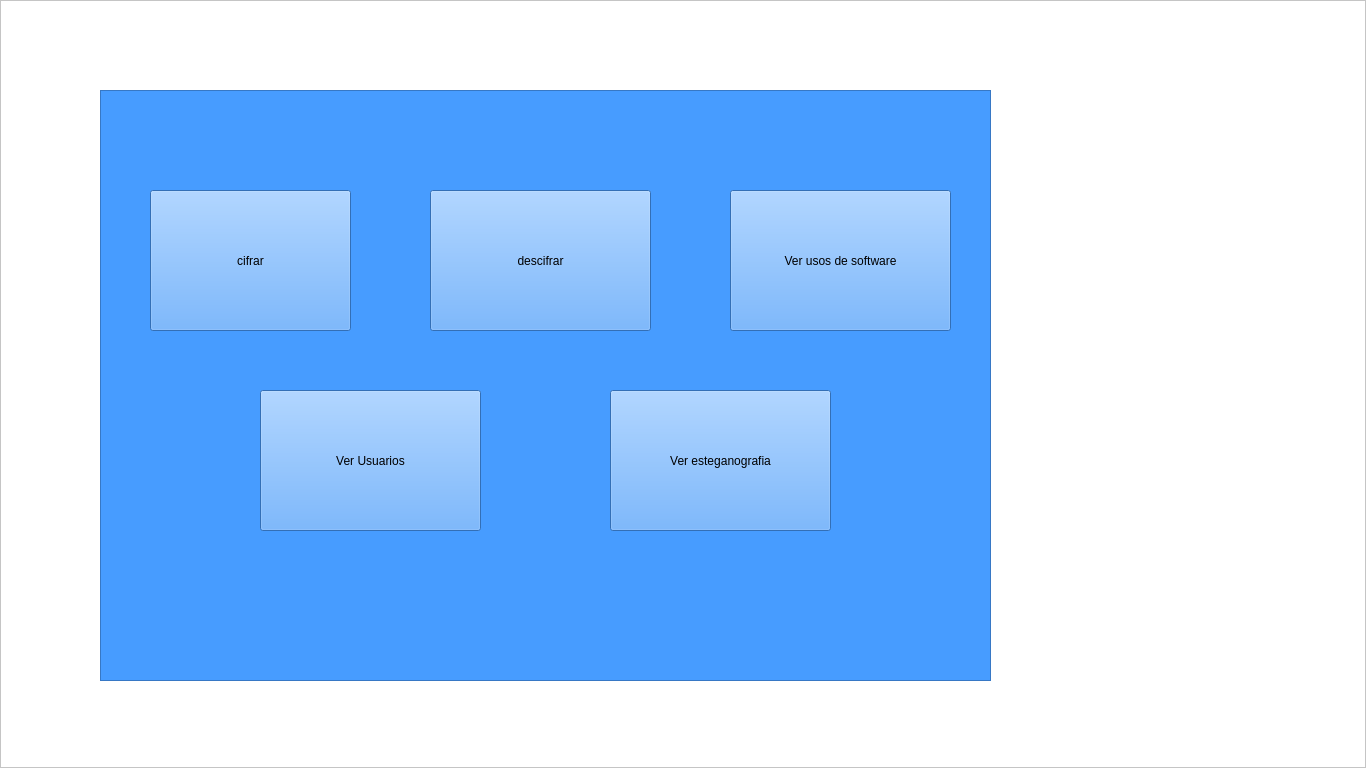
<?xml version="1.0" encoding="UTF-8"?>
<ui version="4.0">
 <class>MainWindow</class>
 <widget class="QMainWindow" name="MainWindow">
  <property name="geometry">
   <rect>
    <x>0</x>
    <y>0</y>
    <width>1366</width>
    <height>768</height>
   </rect>
  </property>
  <property name="windowTitle">
   <string>Menu Admin</string>
  </property>
  <property name="windowIcon">
   <iconset>
    <normaloff>imagenes/logo.ico</normaloff>imagenes/logo.ico</iconset>
  </property>
  <widget class="QWidget" name="centralwidget">
   <widget class="QFrame" name="frame">
    <property name="geometry">
     <rect>
      <x>0</x>
      <y>0</y>
      <width>1366</width>
      <height>768</height>
     </rect>
    </property>
    <property name="palette">
     <palette>
      <active>
       <colorrole role="WindowText">
        <brush brushstyle="SolidPattern">
         <color alpha="255">
          <red>0</red>
          <green>0</green>
          <blue>0</blue>
         </color>
        </brush>
       </colorrole>
       <colorrole role="Button">
        <brush brushstyle="SolidPattern">
         <color alpha="255">
          <red>255</red>
          <green>255</green>
          <blue>255</blue>
         </color>
        </brush>
       </colorrole>
       <colorrole role="Light">
        <brush brushstyle="SolidPattern">
         <color alpha="255">
          <red>255</red>
          <green>255</green>
          <blue>255</blue>
         </color>
        </brush>
       </colorrole>
       <colorrole role="Midlight">
        <brush brushstyle="SolidPattern">
         <color alpha="255">
          <red>255</red>
          <green>255</green>
          <blue>255</blue>
         </color>
        </brush>
       </colorrole>
       <colorrole role="Dark">
        <brush brushstyle="SolidPattern">
         <color alpha="255">
          <red>127</red>
          <green>127</green>
          <blue>127</blue>
         </color>
        </brush>
       </colorrole>
       <colorrole role="Mid">
        <brush brushstyle="SolidPattern">
         <color alpha="255">
          <red>170</red>
          <green>170</green>
          <blue>170</blue>
         </color>
        </brush>
       </colorrole>
       <colorrole role="Text">
        <brush brushstyle="SolidPattern">
         <color alpha="255">
          <red>0</red>
          <green>0</green>
          <blue>0</blue>
         </color>
        </brush>
       </colorrole>
       <colorrole role="BrightText">
        <brush brushstyle="SolidPattern">
         <color alpha="255">
          <red>255</red>
          <green>255</green>
          <blue>255</blue>
         </color>
        </brush>
       </colorrole>
       <colorrole role="ButtonText">
        <brush brushstyle="SolidPattern">
         <color alpha="255">
          <red>0</red>
          <green>0</green>
          <blue>0</blue>
         </color>
        </brush>
       </colorrole>
       <colorrole role="Base">
        <brush brushstyle="SolidPattern">
         <color alpha="255">
          <red>255</red>
          <green>255</green>
          <blue>255</blue>
         </color>
        </brush>
       </colorrole>
       <colorrole role="Window">
        <brush brushstyle="SolidPattern">
         <color alpha="255">
          <red>255</red>
          <green>255</green>
          <blue>255</blue>
         </color>
        </brush>
       </colorrole>
       <colorrole role="Shadow">
        <brush brushstyle="SolidPattern">
         <color alpha="255">
          <red>0</red>
          <green>0</green>
          <blue>0</blue>
         </color>
        </brush>
       </colorrole>
       <colorrole role="AlternateBase">
        <brush brushstyle="SolidPattern">
         <color alpha="255">
          <red>255</red>
          <green>255</green>
          <blue>255</blue>
         </color>
        </brush>
       </colorrole>
       <colorrole role="ToolTipBase">
        <brush brushstyle="SolidPattern">
         <color alpha="255">
          <red>255</red>
          <green>255</green>
          <blue>220</blue>
         </color>
        </brush>
       </colorrole>
       <colorrole role="ToolTipText">
        <brush brushstyle="SolidPattern">
         <color alpha="255">
          <red>0</red>
          <green>0</green>
          <blue>0</blue>
         </color>
        </brush>
       </colorrole>
       <colorrole role="PlaceholderText">
        <brush brushstyle="SolidPattern">
         <color alpha="128">
          <red>0</red>
          <green>0</green>
          <blue>0</blue>
         </color>
        </brush>
       </colorrole>
      </active>
      <inactive>
       <colorrole role="WindowText">
        <brush brushstyle="SolidPattern">
         <color alpha="255">
          <red>0</red>
          <green>0</green>
          <blue>0</blue>
         </color>
        </brush>
       </colorrole>
       <colorrole role="Button">
        <brush brushstyle="SolidPattern">
         <color alpha="255">
          <red>255</red>
          <green>255</green>
          <blue>255</blue>
         </color>
        </brush>
       </colorrole>
       <colorrole role="Light">
        <brush brushstyle="SolidPattern">
         <color alpha="255">
          <red>255</red>
          <green>255</green>
          <blue>255</blue>
         </color>
        </brush>
       </colorrole>
       <colorrole role="Midlight">
        <brush brushstyle="SolidPattern">
         <color alpha="255">
          <red>255</red>
          <green>255</green>
          <blue>255</blue>
         </color>
        </brush>
       </colorrole>
       <colorrole role="Dark">
        <brush brushstyle="SolidPattern">
         <color alpha="255">
          <red>127</red>
          <green>127</green>
          <blue>127</blue>
         </color>
        </brush>
       </colorrole>
       <colorrole role="Mid">
        <brush brushstyle="SolidPattern">
         <color alpha="255">
          <red>170</red>
          <green>170</green>
          <blue>170</blue>
         </color>
        </brush>
       </colorrole>
       <colorrole role="Text">
        <brush brushstyle="SolidPattern">
         <color alpha="255">
          <red>0</red>
          <green>0</green>
          <blue>0</blue>
         </color>
        </brush>
       </colorrole>
       <colorrole role="BrightText">
        <brush brushstyle="SolidPattern">
         <color alpha="255">
          <red>255</red>
          <green>255</green>
          <blue>255</blue>
         </color>
        </brush>
       </colorrole>
       <colorrole role="ButtonText">
        <brush brushstyle="SolidPattern">
         <color alpha="255">
          <red>0</red>
          <green>0</green>
          <blue>0</blue>
         </color>
        </brush>
       </colorrole>
       <colorrole role="Base">
        <brush brushstyle="SolidPattern">
         <color alpha="255">
          <red>255</red>
          <green>255</green>
          <blue>255</blue>
         </color>
        </brush>
       </colorrole>
       <colorrole role="Window">
        <brush brushstyle="SolidPattern">
         <color alpha="255">
          <red>255</red>
          <green>255</green>
          <blue>255</blue>
         </color>
        </brush>
       </colorrole>
       <colorrole role="Shadow">
        <brush brushstyle="SolidPattern">
         <color alpha="255">
          <red>0</red>
          <green>0</green>
          <blue>0</blue>
         </color>
        </brush>
       </colorrole>
       <colorrole role="AlternateBase">
        <brush brushstyle="SolidPattern">
         <color alpha="255">
          <red>255</red>
          <green>255</green>
          <blue>255</blue>
         </color>
        </brush>
       </colorrole>
       <colorrole role="ToolTipBase">
        <brush brushstyle="SolidPattern">
         <color alpha="255">
          <red>255</red>
          <green>255</green>
          <blue>220</blue>
         </color>
        </brush>
       </colorrole>
       <colorrole role="ToolTipText">
        <brush brushstyle="SolidPattern">
         <color alpha="255">
          <red>0</red>
          <green>0</green>
          <blue>0</blue>
         </color>
        </brush>
       </colorrole>
       <colorrole role="PlaceholderText">
        <brush brushstyle="SolidPattern">
         <color alpha="128">
          <red>0</red>
          <green>0</green>
          <blue>0</blue>
         </color>
        </brush>
       </colorrole>
      </inactive>
      <disabled>
       <colorrole role="WindowText">
        <brush brushstyle="SolidPattern">
         <color alpha="255">
          <red>127</red>
          <green>127</green>
          <blue>127</blue>
         </color>
        </brush>
       </colorrole>
       <colorrole role="Button">
        <brush brushstyle="SolidPattern">
         <color alpha="255">
          <red>255</red>
          <green>255</green>
          <blue>255</blue>
         </color>
        </brush>
       </colorrole>
       <colorrole role="Light">
        <brush brushstyle="SolidPattern">
         <color alpha="255">
          <red>255</red>
          <green>255</green>
          <blue>255</blue>
         </color>
        </brush>
       </colorrole>
       <colorrole role="Midlight">
        <brush brushstyle="SolidPattern">
         <color alpha="255">
          <red>255</red>
          <green>255</green>
          <blue>255</blue>
         </color>
        </brush>
       </colorrole>
       <colorrole role="Dark">
        <brush brushstyle="SolidPattern">
         <color alpha="255">
          <red>127</red>
          <green>127</green>
          <blue>127</blue>
         </color>
        </brush>
       </colorrole>
       <colorrole role="Mid">
        <brush brushstyle="SolidPattern">
         <color alpha="255">
          <red>170</red>
          <green>170</green>
          <blue>170</blue>
         </color>
        </brush>
       </colorrole>
       <colorrole role="Text">
        <brush brushstyle="SolidPattern">
         <color alpha="255">
          <red>127</red>
          <green>127</green>
          <blue>127</blue>
         </color>
        </brush>
       </colorrole>
       <colorrole role="BrightText">
        <brush brushstyle="SolidPattern">
         <color alpha="255">
          <red>255</red>
          <green>255</green>
          <blue>255</blue>
         </color>
        </brush>
       </colorrole>
       <colorrole role="ButtonText">
        <brush brushstyle="SolidPattern">
         <color alpha="255">
          <red>127</red>
          <green>127</green>
          <blue>127</blue>
         </color>
        </brush>
       </colorrole>
       <colorrole role="Base">
        <brush brushstyle="SolidPattern">
         <color alpha="255">
          <red>255</red>
          <green>255</green>
          <blue>255</blue>
         </color>
        </brush>
       </colorrole>
       <colorrole role="Window">
        <brush brushstyle="SolidPattern">
         <color alpha="255">
          <red>255</red>
          <green>255</green>
          <blue>255</blue>
         </color>
        </brush>
       </colorrole>
       <colorrole role="Shadow">
        <brush brushstyle="SolidPattern">
         <color alpha="255">
          <red>0</red>
          <green>0</green>
          <blue>0</blue>
         </color>
        </brush>
       </colorrole>
       <colorrole role="AlternateBase">
        <brush brushstyle="SolidPattern">
         <color alpha="255">
          <red>255</red>
          <green>255</green>
          <blue>255</blue>
         </color>
        </brush>
       </colorrole>
       <colorrole role="ToolTipBase">
        <brush brushstyle="SolidPattern">
         <color alpha="255">
          <red>255</red>
          <green>255</green>
          <blue>220</blue>
         </color>
        </brush>
       </colorrole>
       <colorrole role="ToolTipText">
        <brush brushstyle="SolidPattern">
         <color alpha="255">
          <red>0</red>
          <green>0</green>
          <blue>0</blue>
         </color>
        </brush>
       </colorrole>
       <colorrole role="PlaceholderText">
        <brush brushstyle="SolidPattern">
         <color alpha="128">
          <red>0</red>
          <green>0</green>
          <blue>0</blue>
         </color>
        </brush>
       </colorrole>
      </disabled>
     </palette>
    </property>
    <property name="autoFillBackground">
     <bool>true</bool>
    </property>
    <property name="frameShape">
     <enum>QFrame::StyledPanel</enum>
    </property>
    <property name="frameShadow">
     <enum>QFrame::Raised</enum>
    </property>
    <widget class="QLabel" name="veranteriores">
     <property name="geometry">
      <rect>
       <x>1160</x>
       <y>320</y>
       <width>71</width>
       <height>20</height>
      </rect>
     </property>
     <property name="text">
      <string/>
     </property>
    </widget>
    <widget class="QFrame" name="frame_2">
     <property name="geometry">
      <rect>
       <x>100</x>
       <y>90</y>
       <width>891</width>
       <height>591</height>
      </rect>
     </property>
     <property name="palette">
      <palette>
       <active>
        <colorrole role="WindowText">
         <brush brushstyle="SolidPattern">
          <color alpha="255">
           <red>0</red>
           <green>0</green>
           <blue>0</blue>
          </color>
         </brush>
        </colorrole>
        <colorrole role="Button">
         <brush brushstyle="SolidPattern">
          <color alpha="255">
           <red>71</red>
           <green>156</green>
           <blue>255</blue>
          </color>
         </brush>
        </colorrole>
        <colorrole role="Light">
         <brush brushstyle="SolidPattern">
          <color alpha="255">
           <red>199</red>
           <green>225</green>
           <blue>255</blue>
          </color>
         </brush>
        </colorrole>
        <colorrole role="Midlight">
         <brush brushstyle="SolidPattern">
          <color alpha="255">
           <red>135</red>
           <green>190</green>
           <blue>255</blue>
          </color>
         </brush>
        </colorrole>
        <colorrole role="Dark">
         <brush brushstyle="SolidPattern">
          <color alpha="255">
           <red>35</red>
           <green>78</green>
           <blue>127</blue>
          </color>
         </brush>
        </colorrole>
        <colorrole role="Mid">
         <brush brushstyle="SolidPattern">
          <color alpha="255">
           <red>47</red>
           <green>104</green>
           <blue>170</blue>
          </color>
         </brush>
        </colorrole>
        <colorrole role="Text">
         <brush brushstyle="SolidPattern">
          <color alpha="255">
           <red>0</red>
           <green>0</green>
           <blue>0</blue>
          </color>
         </brush>
        </colorrole>
        <colorrole role="BrightText">
         <brush brushstyle="SolidPattern">
          <color alpha="255">
           <red>255</red>
           <green>255</green>
           <blue>255</blue>
          </color>
         </brush>
        </colorrole>
        <colorrole role="ButtonText">
         <brush brushstyle="SolidPattern">
          <color alpha="255">
           <red>0</red>
           <green>0</green>
           <blue>0</blue>
          </color>
         </brush>
        </colorrole>
        <colorrole role="Base">
         <brush brushstyle="SolidPattern">
          <color alpha="255">
           <red>255</red>
           <green>255</green>
           <blue>255</blue>
          </color>
         </brush>
        </colorrole>
        <colorrole role="Window">
         <brush brushstyle="SolidPattern">
          <color alpha="255">
           <red>71</red>
           <green>156</green>
           <blue>255</blue>
          </color>
         </brush>
        </colorrole>
        <colorrole role="Shadow">
         <brush brushstyle="SolidPattern">
          <color alpha="255">
           <red>0</red>
           <green>0</green>
           <blue>0</blue>
          </color>
         </brush>
        </colorrole>
        <colorrole role="AlternateBase">
         <brush brushstyle="SolidPattern">
          <color alpha="255">
           <red>163</red>
           <green>205</green>
           <blue>255</blue>
          </color>
         </brush>
        </colorrole>
        <colorrole role="ToolTipBase">
         <brush brushstyle="SolidPattern">
          <color alpha="255">
           <red>255</red>
           <green>255</green>
           <blue>220</blue>
          </color>
         </brush>
        </colorrole>
        <colorrole role="ToolTipText">
         <brush brushstyle="SolidPattern">
          <color alpha="255">
           <red>0</red>
           <green>0</green>
           <blue>0</blue>
          </color>
         </brush>
        </colorrole>
        <colorrole role="PlaceholderText">
         <brush brushstyle="SolidPattern">
          <color alpha="128">
           <red>0</red>
           <green>0</green>
           <blue>0</blue>
          </color>
         </brush>
        </colorrole>
       </active>
       <inactive>
        <colorrole role="WindowText">
         <brush brushstyle="SolidPattern">
          <color alpha="255">
           <red>0</red>
           <green>0</green>
           <blue>0</blue>
          </color>
         </brush>
        </colorrole>
        <colorrole role="Button">
         <brush brushstyle="SolidPattern">
          <color alpha="255">
           <red>71</red>
           <green>156</green>
           <blue>255</blue>
          </color>
         </brush>
        </colorrole>
        <colorrole role="Light">
         <brush brushstyle="SolidPattern">
          <color alpha="255">
           <red>199</red>
           <green>225</green>
           <blue>255</blue>
          </color>
         </brush>
        </colorrole>
        <colorrole role="Midlight">
         <brush brushstyle="SolidPattern">
          <color alpha="255">
           <red>135</red>
           <green>190</green>
           <blue>255</blue>
          </color>
         </brush>
        </colorrole>
        <colorrole role="Dark">
         <brush brushstyle="SolidPattern">
          <color alpha="255">
           <red>35</red>
           <green>78</green>
           <blue>127</blue>
          </color>
         </brush>
        </colorrole>
        <colorrole role="Mid">
         <brush brushstyle="SolidPattern">
          <color alpha="255">
           <red>47</red>
           <green>104</green>
           <blue>170</blue>
          </color>
         </brush>
        </colorrole>
        <colorrole role="Text">
         <brush brushstyle="SolidPattern">
          <color alpha="255">
           <red>0</red>
           <green>0</green>
           <blue>0</blue>
          </color>
         </brush>
        </colorrole>
        <colorrole role="BrightText">
         <brush brushstyle="SolidPattern">
          <color alpha="255">
           <red>255</red>
           <green>255</green>
           <blue>255</blue>
          </color>
         </brush>
        </colorrole>
        <colorrole role="ButtonText">
         <brush brushstyle="SolidPattern">
          <color alpha="255">
           <red>0</red>
           <green>0</green>
           <blue>0</blue>
          </color>
         </brush>
        </colorrole>
        <colorrole role="Base">
         <brush brushstyle="SolidPattern">
          <color alpha="255">
           <red>255</red>
           <green>255</green>
           <blue>255</blue>
          </color>
         </brush>
        </colorrole>
        <colorrole role="Window">
         <brush brushstyle="SolidPattern">
          <color alpha="255">
           <red>71</red>
           <green>156</green>
           <blue>255</blue>
          </color>
         </brush>
        </colorrole>
        <colorrole role="Shadow">
         <brush brushstyle="SolidPattern">
          <color alpha="255">
           <red>0</red>
           <green>0</green>
           <blue>0</blue>
          </color>
         </brush>
        </colorrole>
        <colorrole role="AlternateBase">
         <brush brushstyle="SolidPattern">
          <color alpha="255">
           <red>163</red>
           <green>205</green>
           <blue>255</blue>
          </color>
         </brush>
        </colorrole>
        <colorrole role="ToolTipBase">
         <brush brushstyle="SolidPattern">
          <color alpha="255">
           <red>255</red>
           <green>255</green>
           <blue>220</blue>
          </color>
         </brush>
        </colorrole>
        <colorrole role="ToolTipText">
         <brush brushstyle="SolidPattern">
          <color alpha="255">
           <red>0</red>
           <green>0</green>
           <blue>0</blue>
          </color>
         </brush>
        </colorrole>
        <colorrole role="PlaceholderText">
         <brush brushstyle="SolidPattern">
          <color alpha="128">
           <red>0</red>
           <green>0</green>
           <blue>0</blue>
          </color>
         </brush>
        </colorrole>
       </inactive>
       <disabled>
        <colorrole role="WindowText">
         <brush brushstyle="SolidPattern">
          <color alpha="255">
           <red>35</red>
           <green>78</green>
           <blue>127</blue>
          </color>
         </brush>
        </colorrole>
        <colorrole role="Button">
         <brush brushstyle="SolidPattern">
          <color alpha="255">
           <red>71</red>
           <green>156</green>
           <blue>255</blue>
          </color>
         </brush>
        </colorrole>
        <colorrole role="Light">
         <brush brushstyle="SolidPattern">
          <color alpha="255">
           <red>199</red>
           <green>225</green>
           <blue>255</blue>
          </color>
         </brush>
        </colorrole>
        <colorrole role="Midlight">
         <brush brushstyle="SolidPattern">
          <color alpha="255">
           <red>135</red>
           <green>190</green>
           <blue>255</blue>
          </color>
         </brush>
        </colorrole>
        <colorrole role="Dark">
         <brush brushstyle="SolidPattern">
          <color alpha="255">
           <red>35</red>
           <green>78</green>
           <blue>127</blue>
          </color>
         </brush>
        </colorrole>
        <colorrole role="Mid">
         <brush brushstyle="SolidPattern">
          <color alpha="255">
           <red>47</red>
           <green>104</green>
           <blue>170</blue>
          </color>
         </brush>
        </colorrole>
        <colorrole role="Text">
         <brush brushstyle="SolidPattern">
          <color alpha="255">
           <red>35</red>
           <green>78</green>
           <blue>127</blue>
          </color>
         </brush>
        </colorrole>
        <colorrole role="BrightText">
         <brush brushstyle="SolidPattern">
          <color alpha="255">
           <red>255</red>
           <green>255</green>
           <blue>255</blue>
          </color>
         </brush>
        </colorrole>
        <colorrole role="ButtonText">
         <brush brushstyle="SolidPattern">
          <color alpha="255">
           <red>35</red>
           <green>78</green>
           <blue>127</blue>
          </color>
         </brush>
        </colorrole>
        <colorrole role="Base">
         <brush brushstyle="SolidPattern">
          <color alpha="255">
           <red>71</red>
           <green>156</green>
           <blue>255</blue>
          </color>
         </brush>
        </colorrole>
        <colorrole role="Window">
         <brush brushstyle="SolidPattern">
          <color alpha="255">
           <red>71</red>
           <green>156</green>
           <blue>255</blue>
          </color>
         </brush>
        </colorrole>
        <colorrole role="Shadow">
         <brush brushstyle="SolidPattern">
          <color alpha="255">
           <red>0</red>
           <green>0</green>
           <blue>0</blue>
          </color>
         </brush>
        </colorrole>
        <colorrole role="AlternateBase">
         <brush brushstyle="SolidPattern">
          <color alpha="255">
           <red>71</red>
           <green>156</green>
           <blue>255</blue>
          </color>
         </brush>
        </colorrole>
        <colorrole role="ToolTipBase">
         <brush brushstyle="SolidPattern">
          <color alpha="255">
           <red>255</red>
           <green>255</green>
           <blue>220</blue>
          </color>
         </brush>
        </colorrole>
        <colorrole role="ToolTipText">
         <brush brushstyle="SolidPattern">
          <color alpha="255">
           <red>0</red>
           <green>0</green>
           <blue>0</blue>
          </color>
         </brush>
        </colorrole>
        <colorrole role="PlaceholderText">
         <brush brushstyle="SolidPattern">
          <color alpha="128">
           <red>0</red>
           <green>0</green>
           <blue>0</blue>
          </color>
         </brush>
        </colorrole>
       </disabled>
      </palette>
     </property>
     <property name="autoFillBackground">
      <bool>true</bool>
     </property>
     <property name="frameShape">
      <enum>QFrame::StyledPanel</enum>
     </property>
     <property name="frameShadow">
      <enum>QFrame::Raised</enum>
     </property>
     <widget class="QPushButton" name="cifrarbtn">
      <property name="geometry">
       <rect>
        <x>50</x>
        <y>100</y>
        <width>201</width>
        <height>141</height>
       </rect>
      </property>
      <property name="text">
       <string>cifrar</string>
      </property>
     </widget>
     <widget class="QPushButton" name="descifrarbtn">
      <property name="geometry">
       <rect>
        <x>330</x>
        <y>100</y>
        <width>221</width>
        <height>141</height>
       </rect>
      </property>
      <property name="text">
       <string>descifrar</string>
      </property>
     </widget>
     <widget class="QPushButton" name="verUsuariosbtn">
      <property name="geometry">
       <rect>
        <x>160</x>
        <y>300</y>
        <width>221</width>
        <height>141</height>
       </rect>
      </property>
      <property name="text">
       <string>Ver Usuarios</string>
      </property>
     </widget>
     <widget class="QPushButton" name="verUsoSoftwarebtn">
      <property name="geometry">
       <rect>
        <x>630</x>
        <y>100</y>
        <width>221</width>
        <height>141</height>
       </rect>
      </property>
      <property name="text">
       <string>Ver usos de software</string>
      </property>
     </widget>
     <widget class="QPushButton" name="verEsteganografiabtn">
      <property name="geometry">
       <rect>
        <x>510</x>
        <y>300</y>
        <width>221</width>
        <height>141</height>
       </rect>
      </property>
      <property name="text">
       <string>Ver esteganografia</string>
      </property>
     </widget>
    </widget>
    <widget class="QLabel" name="label">
     <property name="geometry">
      <rect>
       <x>1050</x>
       <y>300</y>
       <width>251</width>
       <height>241</height>
      </rect>
     </property>
     <property name="text">
      <string/>
     </property>
     <property name="pixmap">
      <pixmap>imagenes/logo.jpeg</pixmap>
     </property>
    </widget>
   </widget>
  </widget>
 </widget>
 <resources/>
 <connections/>
</ui>
